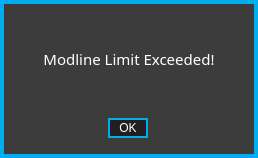
<?xml version="1.0" encoding="UTF-8"?>
<ui version="4.0">
 <class>ModlineWarningForm</class>
 <widget class="QWidget" name="ModlineWarningForm">
  <property name="geometry">
   <rect>
    <x>0</x>
    <y>0</y>
    <width>258</width>
    <height>158</height>
   </rect>
  </property>
  <property name="windowTitle">
   <string>Form</string>
  </property>
  <property name="styleSheet">
   <string notr="true">QWidget
{
	background:		rgba(35,31,32,255);
	border: 4px solid rgba(0,174,239,255);
}  

QWidget:hover
{
	/*border:				3px solid rgb(0, 126, 126)*/
}        

/*-------QFrame-------*/
QFrame
{
	background: rgb(60, 60, 60);
}

/* ---------- QLabels ------------*/
QLabel
{
	background:		rgba(0,0,0,0);
	color: 				white;
	font: 				11pt &quot;Futura&quot;;
	border:				none;
}

QLabel:hover
{
	border:				none;
}

/* ---------- QSpinBox ------------*/
QSpinBox
{
	font: 10pt &quot;Futura&quot;;
	border: 2px solid rgb(0,174,239);
	background-color: rgba(0, 0, 0, 255);
	color: white;
	padding:0, 3, 0, 0;
}

QSpinBox::focus
{
	border: none;
	outline: none;
}

/* ---------- QLineEdit ------------*/
QLineEdit
{
	font: 10pt &quot;Futura&quot;;
	background: rgba(0,174,239,0);
	border: 2px solid rgba(0,174,239,255);
	border-radius: 0px;
	color: white;
	padding-left: 2px;
	padding-bottom: 2px;
}

QLineEdit:focus
{
	font: 10pt &quot;Futura&quot;;
	background: rgba(0,174,239,0);
	border: 2px solid white;
	border-radius: 0px;
	color: white;
	padding-left: 2px;
	padding-bottom: 2px;
}

/* ---------- QCheckBox ------------*/
QCheckBox
{
	font: 10pt &quot;Futura&quot;;
	background:rgba(0,174,239,0);
	color: white;
	padding:0, 3, 0, 0;
	border: none;
}

QCheckBox:focus
{
	background:rgba(0,174,239,0);
}


/* ------- QStackedWidget ---------*/
QStackedWidget
{
border-top: 1px solid white;
background: black;
}

/*---------- QPushButton ---------*/
QPushButton
{
	border: 2px solid rgba(0,174,239,255);
	font: 10pt &quot;Futura&quot;;
	color: white;
}

QPushButton:pressed
{
	border: 2px solid white;
	font: 9pt &quot;Futura&quot;;
	background: rgba(0,174,239,255);
	color: white;
}

/*---------- QProgress Bar ---------*/
QProgressBar 
{
border: 2px solid rgb(60, 60, 60);
padding: 0px;
background: white;
 }

QProgressBar::chunk
{
background-color: rgba(0,174,239,255);
border-radius: 1px;
}

</string>
  </property>
  <widget class="QFrame" name="warningFrame">
   <property name="geometry">
    <rect>
     <x>0</x>
     <y>0</y>
     <width>258</width>
     <height>158</height>
    </rect>
   </property>
   <property name="focusPolicy">
    <enum>Qt::NoFocus</enum>
   </property>
   <property name="styleSheet">
    <string notr="true"/>
   </property>
   <property name="frameShape">
    <enum>QFrame::StyledPanel</enum>
   </property>
   <property name="frameShadow">
    <enum>QFrame::Raised</enum>
   </property>
   <widget class="QFrame" name="warningSubFrame">
    <property name="geometry">
     <rect>
      <x>8</x>
      <y>8</y>
      <width>242</width>
      <height>142</height>
     </rect>
    </property>
    <property name="focusPolicy">
     <enum>Qt::NoFocus</enum>
    </property>
    <property name="styleSheet">
     <string notr="true">QFrame 
{
background: none;
border:none;
}
</string>
    </property>
    <property name="frameShape">
     <enum>QFrame::StyledPanel</enum>
    </property>
    <property name="frameShadow">
     <enum>QFrame::Raised</enum>
    </property>
    <widget class="QLabel" name="label">
     <property name="geometry">
      <rect>
       <x>8</x>
       <y>2</y>
       <width>226</width>
       <height>98</height>
      </rect>
     </property>
     <property name="font">
      <font>
       <family>Futura</family>
       <pointsize>11</pointsize>
       <weight>50</weight>
       <italic>false</italic>
       <bold>false</bold>
      </font>
     </property>
     <property name="text">
      <string>Modline Limit Exceeded!</string>
     </property>
     <property name="alignment">
      <set>Qt::AlignCenter</set>
     </property>
     <property name="wordWrap">
      <bool>true</bool>
     </property>
    </widget>
    <widget class="QPushButton" name="ok">
     <property name="geometry">
      <rect>
       <x>100</x>
       <y>110</y>
       <width>40</width>
       <height>20</height>
      </rect>
     </property>
     <property name="focusPolicy">
      <enum>Qt::NoFocus</enum>
     </property>
     <property name="styleSheet">
      <string notr="true"/>
     </property>
     <property name="text">
      <string>OK</string>
     </property>
    </widget>
   </widget>
  </widget>
 </widget>
 <resources/>
 <connections/>
</ui>
